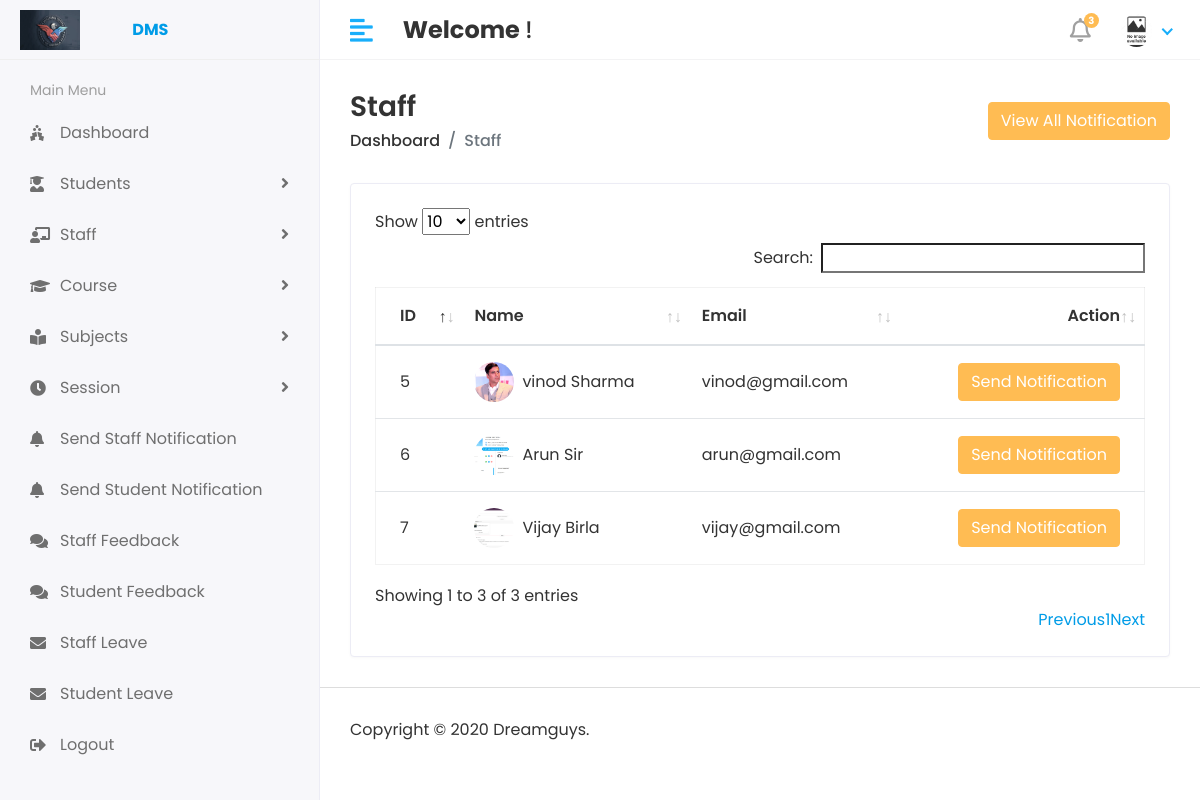
/Hod/Staff/Staff_Notification/ (signed in), run on the app's committed database.
### app/models.py (models this page shows, shortened)
class Staff(models.Model):
    admin = models.OneToOneField(CustomUser,on_delete=models.CASCADE)
    address = models.TextField()
    gender = models.CharField(max_length=100)
    created_at  = models.DateTimeField(auto_now_add=True)
    update_at = models.DateTimeField(auto_now=True)

class CustomUser(AbstractUser):
    USER = (
        (1,'HOD'),
        (2,'STAFF'),
        (3,'STUDENT'),
    )
    user_type = models.CharField(choices=USER,max_length=50,default=1)
    profile_pic  = models.ImageField(upload_to='media/profile_pic')

### app/Hod_Views.py (the view)
# urls.py: path('Hod/Staff/Staff_Notification/',Hod_Views.STAFF_SEND_NOTIFICATION,name='staff_send_notification'),
@login_required(login_url='/')
def STAFF_SEND_NOTIFICATION(request):
    staff = Staff.objects.all()
    see_notification = Staff_Notification.objects.all().order_by('-id')[0:5]
    context = {
        'staff' :staff,
        'see_notification' : see_notification,
    }
    return render(request,'Hod/staff_notification.html',context)

### templates/Hod/staff_notification.html (shortened to what this page needs)
{% extends 'base.html' %}
{% block content %}
<div class="content container-fluid">
   <div class="page-header">
      <div class="row align-items-center">
         <div class="col">
            <h3 class="page-title">Staff</h3>
            <ul class="breadcrumb">
               <li class="breadcrumb-item"><a href="index.html">Dashboard</a></li>
               <li class="breadcrumb-item active">Staff</li>
            </ul>
         </div>
         <div class="col-auto text-right float-right ml-auto">
            <button type="button" class="btn btn-primary" data-toggle="modal" data-target="#staticBackdrop">
               View All Notification
             </button>
         </div>
      </div>
   </div>
   <div class="row">
      <div class="col-sm-12">
         <div class="card card-table">
            <div class="card-body">
               <div class="table-responsive">
                  <table class="table table-hover table-center mb-0 datatable" id="table_id">
                     <thead>
                        <tr>
                           <th>ID</th>
                           <th>Name</th>
                           <th>Email</th>
                           <th class="text-right">Action</th>
                        </tr>
                     </thead>
                     <tbody>
                       {% for i in staff %}
                        <tr>
                           <td>{{ i.id }}</td>
                           <td>
                              <h2 class="table-avatar">
                                 <a href="#" class="avatar avatar-sm mr-2"><img class="avatar-img rounded-circle" src="{{i.admin.profile_pic.url}}" alt=""/></a>
                                 <a href="#">{{ i.admin.first_name }} {{ i.admin.last_name}}</a>
                              </h2>
                           </td>
                           <td>{{ i.admin.email }}</td>
                           <td class="text-right">
                              <div class="actions">
                                 <button type="button" class="btn btn-primary" data-toggle="modal" data-target="#send_notification-{{forloop.counter}}">
                                     Send Notification
                                 </button>
                              </div>
                           </td>
                        </tr>
                        {% endfor %}
                     </tbody>
                  </table>
               </div>
            </div>
         </div>
      </div>
   </div>
</div>
{% endblock  %}

### static/assets/css/style.css (style rules this page uses)
html { height: 100%; }
body { background-color: #fff; color: #333; font-family: 'Poppins', sans-serif; font-size: 1rem; height: 100%; line-height: 1.5; overflow-x: hidden; }
h1, h2, h3, h4, h5, h6 { font-family: 'Poppins', sans-serif; margin-top: 0; }
a { color: #009ce7; }
input, button, a { transition: all 0.4s ease; -moz-transition: all 0.4s ease; -o-transition: all 0.4s ease; -ms-transition: all 0.4s ease; -webkit-transition: all 0.4s ease; }
input, input:focus, button, button:focus { outline: none; }
ul, ol { padding: 0px; list-style: none; }
.table { color: #333; max-width: 100%; margin-bottom: 0; width: 100%; }
.table.dataTable { border-collapse: collapse !important; border: 1px solid rgba(0, 0, 0, 0.05); }
table.table td h2 { display: inline-block; font-size: inherit; font-weight: 400; margin: 0; padding: 0; vertical-align: middle; }
table.table td h2.table-avatar { align-items: center; display: inline-flex; font-size: inherit; font-weight: 400; margin: 0; padding: 0; vertical-align: middle; white-space: nowrap; }
table.table td h2 a { color: #333; }
.table thead tr th { font-weight: 600; }
.table tbody tr { border-bottom: 1px solid rgba(0, 0, 0, 0.05); }
.table.table-center td, .table.table-center th { vertical-align: middle; }
.card-table .card-body .table > thead > tr > th { border-top: 0; }
.card-table .card-body .table tr td:first-child, .card-table .card-body .table tr th:first-child { padding-left: 1.5rem; }
.card-table .card-body .table tr td:last-child, .card-table .card-body .table tr th:last-child { padding-right: 1.5rem; }
.card-table .table td, .card-table .table th { border-top: 1px solid #e2e5e8; padding: 1rem 0.75rem; white-space: nowrap; }
.btn-primary { background-color: #FFBC53; border: 1px solid #FFBC53; }
.card { border: 1px solid #ececf5; box-shadow: 0 1px 3px 0 rgba(0, 0, 0, 0.03); margin-bottom: 1.875rem; }
.card-body { padding: 1.5rem; }
.avatar { position: relative; display: inline-block; width: 3rem; height: 3rem }
.avatar > img { width: 100%; height: 100%; -o-object-fit: cover; object-fit: cover; }
.avatar-sm { width: 2.5rem; height: 2.5rem; }
.page-wrapper > .content { padding: 1.875rem 1.875rem 0; }
.page-header { margin-bottom: 1.875rem; }
.page-header .breadcrumb { background-color: transparent; color: #6c757d; font-size: 1rem; font-weight: 500; margin-bottom: 0; padding: 0; }
.page-header .breadcrumb a { color: #333; }
.page-title { font-size: 28px; font-weight: 600; color: #333; margin-bottom: 5px; }

### data on the page
Staff: id "5", admin.profile_pic (picture), admin.first_name "vinod", admin.last_name "Sharma", admin.email "vinod@gmail.com"
Staff: id "6", admin.profile_pic (picture), admin.first_name "Arun", admin.last_name "Sir", admin.email "arun@gmail.com"
Staff: id "7", admin.profile_pic (picture), admin.first_name "Vijay", admin.last_name "Birla", admin.email "vijay@gmail.com"
